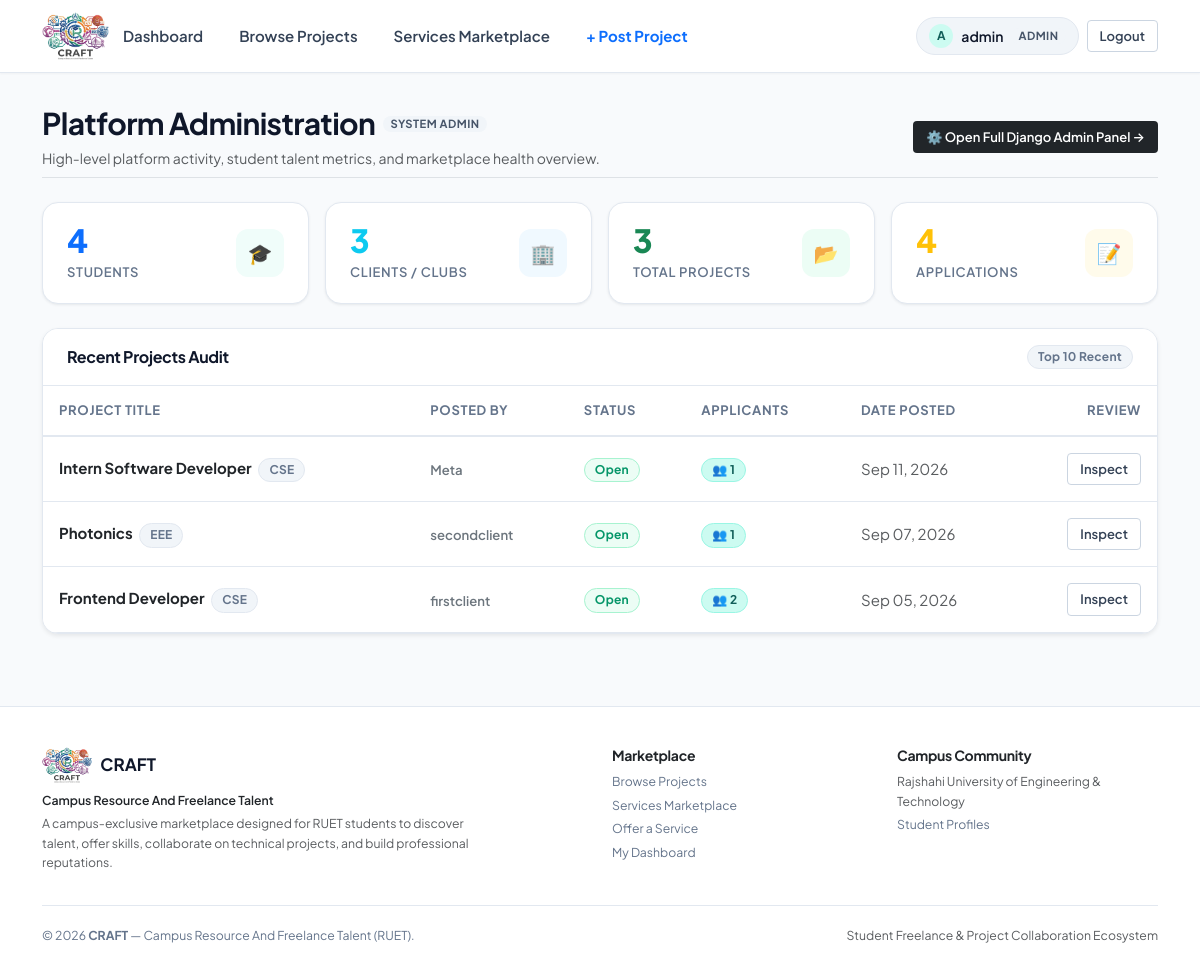
The page /applications/dashboard/admin/ (signed in) on the database its author committed.
### accounts/models.py (models this page shows, shortened)
class User(AbstractUser):
    class Role(models.TextChoices):
        STUDENT = 'student', 'Student'
        CLIENT = 'client', 'Client'
        ADMIN = 'admin', 'Admin'
    role = models.CharField(max_length=10, choices=Role.choices, default=Role.STUDENT)
    skills = models.CharField(max_length=255, blank=True, help_text="Comma separated skills")
    bio = models.TextField(blank=True)
    company_name = models.CharField(max_length=150, blank=True)
    @property
    def is_client(self):
        return self.role == self.Role.CLIENT
    @property
    def is_admin_role(self):
        return self.role == self.Role.ADMIN or self.is_superuser

### projects/models.py (models this page shows, shortened)
class Project(models.Model):
    class Status(models.TextChoices):
        OPEN = 'open', 'Open'
        CLOSED = 'closed', 'Closed'
    client = models.ForeignKey(
        settings.AUTH_USER_MODEL, on_delete=models.CASCADE,
        related_name='projects', limit_choices_to={'role': 'client'}
    )
    title = models.CharField(max_length=200)
    description = models.TextField()
    category = models.CharField(max_length=100, blank=True)
    budget = models.DecimalField(max_digits=10, decimal_places=2, help_text="Budget in USD")
    deadline = models.DateField(null=True, blank=True)
    status = models.CharField(max_length=10, choices=Status.choices, default=Status.OPEN)
    created_at = models.DateTimeField(auto_now_add=True)
    updated_at = models.DateTimeField(auto_now=True)
    class Meta:
        ordering = ['-created_at']
    @property
    def applicant_count(self):
        return self.applications.count()

### applications/views.py (the view)
# urls.py: path('dashboard/admin/', views.admin_dashboard, name='admin_dashboard'),
@login_required
def admin_dashboard(request):
    if not request.user.is_admin_role:
        raise PermissionDenied("Only admins can view this dashboard.")
    return render(request, 'applications/admin_dashboard.html', {
        'total_students': User.objects.filter(role='student').count(),
        'total_clients': User.objects.filter(role='client').count(),
        'total_projects': Project.objects.count(),
        'total_applications': Application.objects.count(),
        'recent_projects': Project.objects.order_by('-created_at')[:10],
    })

### templates/applications/admin_dashboard.html (shortened to what this page needs)
{% extends 'base.html' %}
{% block content %}
<div class="d-flex flex-column flex-md-row align-items-md-center justify-content-between gap-3 mb-4 pb-2 border-bottom">
    <div>
        <div class="d-flex align-items-center gap-2 mb-1">
            <h2 class="fw-bold mb-0">Platform Administration</h2>
            <span class="cw-role-pill cw-role-admin">System Admin</span>
        </div>
        <p class="text-muted small mb-0">High-level platform activity, student talent metrics, and marketplace health overview.</p>
    </div>
    <div>
        <a href="/admin/" class="btn btn-sm btn-dark" target="_blank">
            ⚙️ Open Full Django Admin Panel &rarr;
        </a>
    </div>
</div>
<div class="row g-3 mb-4">
    <div class="col-6 col-md-3">
        <div class="cw-stat-card">
            <div>
                <div class="cw-stat-value text-primary">{{ total_students }}</div>
                <div class="cw-stat-label">Students</div>
            </div>
            <div class="cw-stat-icon-wrapper" style="background-color: var(--cw-primary-50); color: var(--cw-primary-700);">
                🎓
            </div>
        </div>
    </div>
    <div class="col-6 col-md-3">
        <div class="cw-stat-card">
            <div>
                <div class="cw-stat-value text-info">{{ total_clients }}</div>
                <div class="cw-stat-label">Clients / Clubs</div>
            </div>
            <div class="cw-stat-icon-wrapper" style="background-color: var(--cw-info-bg); color: var(--cw-info);">
                🏢
            </div>
        </div>
    </div>
    <div class="col-6 col-md-3">
        <div class="cw-stat-card">
            <div>
                <div class="cw-stat-value text-success">{{ total_projects }}</div>
                <div class="cw-stat-label">Total Projects</div>
            </div>
            <div class="cw-stat-icon-wrapper" style="background-color: var(--cw-success-bg); color: var(--cw-success);">
                📂
            </div>
        </div>
    </div>
    <div class="col-6 col-md-3">
        <div class="cw-stat-card">
            <div>
                <div class="cw-stat-value text-warning">{{ total_applications }}</div>
                <div class="cw-stat-label">Applications</div>
            </div>
            <div class="cw-stat-icon-wrapper" style="background-color: var(--cw-warning-bg); color: var(--cw-warning);">
                📝
            </div>
        </div>
    </div>
</div>
<div class="card shadow-sm mb-4">
    <div class="card-header bg-white py-3 d-flex align-items-center justify-content-between">
        <h5 class="mb-0 fw-bold">Recent Projects Audit</h5>
        <span class="badge bg-secondary">Top 10 Recent</span>
    </div>
    <div class="table-responsive">
        <table class="table cw-table align-middle">
            <thead>
                <tr>
                    <th>Project Title</th>
                    <th>Posted By</th>
                    <th>Status</th>
                    <th>Applicants</th>
                    <th>Date Posted</th>
                    <th class="text-end">Review</th>
                </tr>
            </thead>
            <tbody>
                {% for project in recent_projects %}
                    <tr>
                        <td>
                            <a href="{% url 'projects:project_detail' project.pk %}" class="fw-bold text-dark text-decoration-none">
                                {{ project.title }}
                            </a>
                            {% if project.category %}
                                <span class="badge bg-secondary ms-1">{{ project.category }}</span>
                            {% endif %}
                        </td>
                        <td>
                            <span class="small fw-semibold text-secondary">{{ project.client.username }}</span>
                        </td>
                        <td>
                            {% if project.status == 'open' %}
                                <span class="badge bg-success">Open</span>
                            {% else %}
                                <span class="badge bg-secondary">Closed</span>
                            {% endif %}
                        </td>
                        <td>
                            <span class="badge bg-primary">👥 {{ project.applicant_count }}</span>
                        </td>
                        <td class="text-muted small">
                            {{ project.created_at|date:"M d, Y" }}
                        </td>
                        <td class="text-end">
                            <a href="{% url 'projects:project_detail' project.pk %}" class="btn btn-sm btn-outline-secondary">
                                Inspect
                            </a>
                        </td>
                    </tr>
                {% empty %}
                    <tr>
                        <td colspan="6" class="text-center py-4 text-muted">No projects currently recorded in the platform database.</td>
                    </tr>
                {% endfor %}
            </tbody>
        </table>
    </div>
</div>
{% endblock %}

### templates/base.html (shortened to what this page needs)
{% load static %}
<!DOCTYPE html>
<html lang="en">
<head>
    <link href="{% static 'vendor/css/bootstrap.min.css' %}" rel="stylesheet">
    <link href="{% static 'css/base.css' %}" rel="stylesheet">
    <link href="{% static 'css/components.css' %}" rel="stylesheet">
</head>
<body>
<header class="cw-navbar">
    <div class="container">
        <a class="cw-brand" href="{% url 'home' %}" title="CRAFT — Campus Resource And Freelance Talent" aria-label="CRAFT — Campus Resource And Freelance Talent">
            <img src="{% static 'images/craft-logo.png' %}" alt="CRAFT — Campus Resource And Freelance Talent" class="cw-navbar-logo">
        </a>
        <div class="collapse navbar-collapse d-lg-flex justify-content-between" id="cwNavCollapse">
            <ul class="cw-nav-links my-2 my-lg-0">
                {% if user.is_authenticated %}
                    <li>
                        <a class="cw-nav-link" href="{% url 'accounts:dashboard' %}">Dashboard</a>
                    </li>
                    <li>
                        <a class="cw-nav-link" href="{% url 'projects:project_list' %}">Browse Projects</a>
                    </li>
                    <li>
                        <a class="cw-nav-link" href="{% url 'services:service_list' %}">Services Marketplace</a>
                    </li>
                    {% if user.is_client or user.is_admin_role %}
                        <li>
                            <a class="cw-nav-link text-primary fw-bold" href="{% url 'projects:project_create' %}">+ Post Project</a>
                        </li>
                    {% endif %}
                {% endif %}
            </ul>
            <div class="d-flex align-items-center gap-2 mt-2 mt-lg-0">
                {% if user.is_authenticated %}
                    <a href="{% url 'accounts:profile' %}" class="cw-user-badge" title="View & Edit Profile">
                        <span class="cw-user-avatar">{{ user.username|make_list|first|upper }}</span>
                        <span>{{ user.username }}</span>
                        <span class="cw-role-pill cw-role-{{ user.role }}">{{ user.role }}</span>
                    </a>
                    <form method="post" action="{% url 'accounts:logout' %}" class="d-inline" data-no-disable="true">
                        <button type="submit" class="btn btn-sm btn-outline-secondary" title="Sign out of your account">Logout</button>
                    </form>
                {% else %}
                    <a href="{% url 'accounts:login' %}" class="btn btn-sm btn-outline-secondary">Sign In</a>
                    <a href="{% url 'accounts:register' %}" class="btn btn-sm btn-primary">Get Started</a>
                {% endif %}
            </div>
        </div>
    </div>
</header>
<main class="cw-main-content">
    <div class="container">
        {% block content %}{% endblock %}
    </div>
</main>
<footer class="cw-footer">
    <div class="container">
        <div class="row gy-4">
            <div class="col-md-6">
                <div class="d-flex align-items-center gap-2 mb-2">
                    <img src="{% static 'images/craft-logo.png' %}" alt="CRAFT Logo" class="cw-footer-logo">
                    <span class="cw-footer-brand mb-0">CRAFT</span>
                </div>
                <div class="fw-semibold text-dark small mb-1">Campus Resource And Freelance Talent</div>
                <p class="text-muted small mb-0" style="max-width: 440px;">
                    A campus-exclusive marketplace designed for RUET students to discover talent, offer skills, collaborate on technical projects, and build professional reputations.
                </p>
            </div>
            <div class="col-md-3 col-6">
                <h6 class="fw-bold text-dark mb-2">Marketplace</h6>
                <ul class="list-unstyled small mb-0">
                    <li class="mb-1"><a href="{% url 'projects:project_list' %}">Browse Projects</a></li>
                    <li class="mb-1"><a href="{% url 'services:service_list' %}">Services Marketplace</a></li>
                    {% if user.is_authenticated %}
                        <li class="mb-1"><a href="{% url 'services:service_create' %}">Offer a Service</a></li>
                    {% endif %}
                    <li><a href="{% url 'accounts:dashboard' %}">My Dashboard</a></li>
                </ul>
            </div>
            <div class="col-md-3 col-6">
                <h6 class="fw-bold text-dark mb-2">Campus Community</h6>
                <ul class="list-unstyled small mb-0">
                    <li class="mb-1"><span class="text-muted">Rajshahi University of Engineering & Technology</span></li>
                    <li class="mb-1"><a href="{% url 'accounts:profile' %}">Student Profiles</a></li>
                </ul>
            </div>
        </div>
        <div class="cw-footer-bottom small">
            <div>&copy; {% now "Y" %} <strong>CRAFT</strong> &mdash; Campus Resource And Freelance Talent (RUET).</div>
            <div class="text-muted">Student Freelance & Project Collaboration Ecosystem</div>
        </div>
    </div>
</footer>
</body>
</html>

### static/css/components.css (style rules this page uses)
.btn, .cw-btn { display: inline-flex; align-items: center; justify-content: center; gap: 0.5rem; font-family: var(--cw-font-sans); font-size: 0.9375rem; font-weight: 600; line-height: 1.4; padding: 0.625rem 1.25rem; border-radius: var(--cw-radius-sm); border: 1px solid transparent; cursor: pointer; text-decoration: none; transition: all var(--cw-transition-fast); white-space: nowrap; }
.btn-outline-secondary, .cw-btn-outline-secondary { background-color: transparent; color: var(--cw-text-body); border-color: var(--cw-border-medium); }
.btn-sm, .cw-btn-sm { padding: 0.375rem 0.75rem; font-size: 0.8125rem; border-radius: var(--cw-radius-xs); }
.card, .cw-card { background-color: var(--cw-bg-surface); border: 1px solid var(--cw-border-subtle); border-radius: var(--cw-radius-lg); box-shadow: var(--cw-shadow-sm); transition: transform var(--cw-transition-normal), box-shadow var(--cw-transition-normal), border-color var(--cw-transition-normal); position: relative; overflow: hidden; }
.card-header, .cw-card-header { background-color: transparent; border-bottom: 1px solid var(--cw-border-subtle); padding: 1.25rem 1.5rem; font-weight: 700; color: var(--cw-text-main); }
.badge, .cw-badge { display: inline-flex; align-items: center; gap: 0.25rem; padding: 0.25rem 0.625rem; font-size: 0.75rem; font-weight: 700; border-radius: var(--cw-radius-full); line-height: 1.2; text-transform: capitalize; letter-spacing: 0.02em; }
.badge.bg-success, .cw-badge-success { background-color: var(--cw-success-bg) !important; color: var(--cw-success) !important; border: 1px solid var(--cw-success-border); }
.badge.bg-secondary, .cw-badge-neutral { background-color: var(--cw-bg-subtle) !important; color: var(--cw-text-muted) !important; border: 1px solid var(--cw-border-subtle); }
.badge.bg-primary, .cw-badge-primary { background-color: var(--cw-primary-100) !important; color: var(--cw-primary-800) !important; border: 1px solid var(--cw-primary-200); }
.cw-stat-card { background-color: var(--cw-bg-surface); border: 1px solid var(--cw-border-subtle); border-radius: var(--cw-radius-lg); padding: 1.25rem 1.5rem; display: flex; align-items: center; justify-content: space-between; box-shadow: var(--cw-shadow-sm); transition: transform var(--cw-transition-fast), box-shadow var(--cw-transition-fast); }
.cw-stat-value { font-size: 2rem; font-weight: 800; line-height: 1.1; color: var(--cw-text-main); letter-spacing: -0.03em; }
.cw-stat-label { font-size: 0.8125rem; font-weight: 600; color: var(--cw-text-muted); text-transform: uppercase; letter-spacing: 0.05em; margin-top: 0.25rem; }
.cw-stat-icon-wrapper { width: 48px; height: 48px; border-radius: var(--cw-radius-md); display: flex; align-items: center; justify-content: center; font-size: 1.25rem; }
.table, .cw-table { width: 100%; margin-bottom: 0; color: var(--cw-text-body); vertical-align: middle; border-color: var(--cw-border-subtle); }
.table > thead { background-color: #f8fafc; border-bottom: 2px solid var(--cw-border-subtle); }
.table > thead th { font-size: 0.8125rem; font-weight: 700; text-transform: uppercase; letter-spacing: 0.05em; color: var(--cw-text-muted); padding: 0.875rem 1rem; border-bottom: 0; }
.table > tbody > tr { transition: background-color var(--cw-transition-fast); }
.table > tbody td { padding: 1rem; border-bottom: 1px solid var(--cw-border-subtle); font-size: 0.9375rem; }

### rows shown on the page
User: username|make_list "A", username "admin", role "ADMIN"
Project: title "Intern Software Developer", category "CSE", client.username "Meta", status "Open", applicant_count "1", created_at "Sep 11, 2026"
Project: title "Photonics", category "EEE", client.username "secondclient", status "Open", applicant_count "1", created_at "Sep 07, 2026"
Project: title "Frontend Developer", category "CSE", client.username "firstclient", status "Open", applicant_count "2", created_at "Sep 05, 2026"

### other values the page prints
{{ total_students }} "4"
{{ total_clients }} "3"
{{ total_projects }} "3"
{{ total_applications }} "4"
